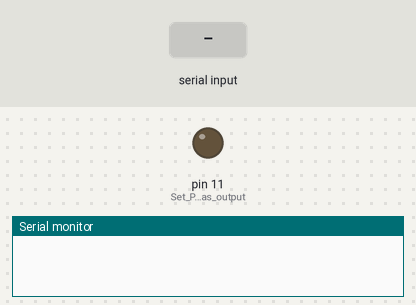
Bench run of a sketch on a simulated Arduino Uno, built with avr-gcc and run on an emulated ATmega328P. On the bench: output pins drawn as LEDs (lit = HIGH), the last lines printed to the serial monitor. The test bench sets the inputs (shaded band).

Above: at 1.2 s.
1.3 s: "1\n" received over Serial
At 1.7 s:
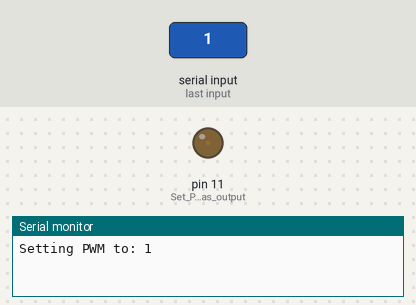
2.8 s: "90\n" received over Serial
At 4.0 s:
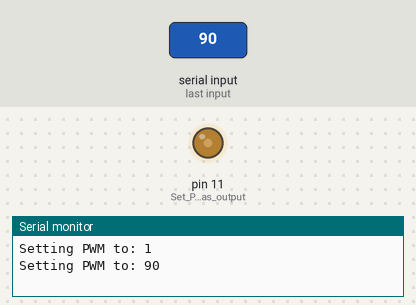
4.3 s: "200\n" received over Serial
At 5.2 s:
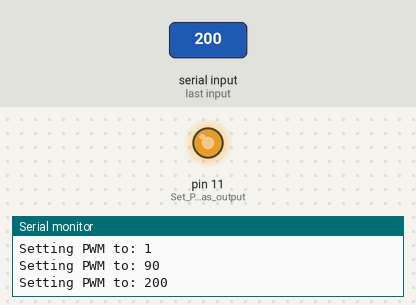
Timing chart, 0 to 7.3 s (numbered marks = the images above; inputs shaded):
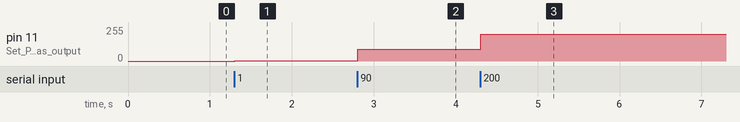

The sketch:

deci_reader.ino
```cpp
#include <Arduino.h>

void setup() {
  Serial.begin(9600);
  pinMode(11, OUTPUT); // Set PWM pin as output
}

void loop() {
  if (Serial.available()) { // Check if data is available to read
    String input = Serial.readStringUntil('\n'); // Read until newline character
    int value;

    if (input.length() == 1) {
      value = input.toInt(); // Convert single digit string to integer
    } else if (input.length() == 2) {
      value = input.toInt(); // Convert double digit string to integer
    } else if (input.length() == 3) {
      value = input.toInt(); // Convert triple digit string to integer
    } else {
      return; // Ignore if input length is not 1, 2, or 3
    }

    Serial.print("Setting PWM to: ");
    Serial.println(value); // Output the value being set

    analogWrite(11, value); // Set PWM value
  }
}
```

Measured:
- after the input at 1.3 s, pin 11 (Set_PWM_pin_as_output): 0/255 → 1/255 at once
- after the input at 2.8 s, pin 11 (Set_PWM_pin_as_output): 1/255 → 90/255 at once
- after the input at 4.3 s, pin 11 (Set_PWM_pin_as_output): 90/255 → 200/255 at once
